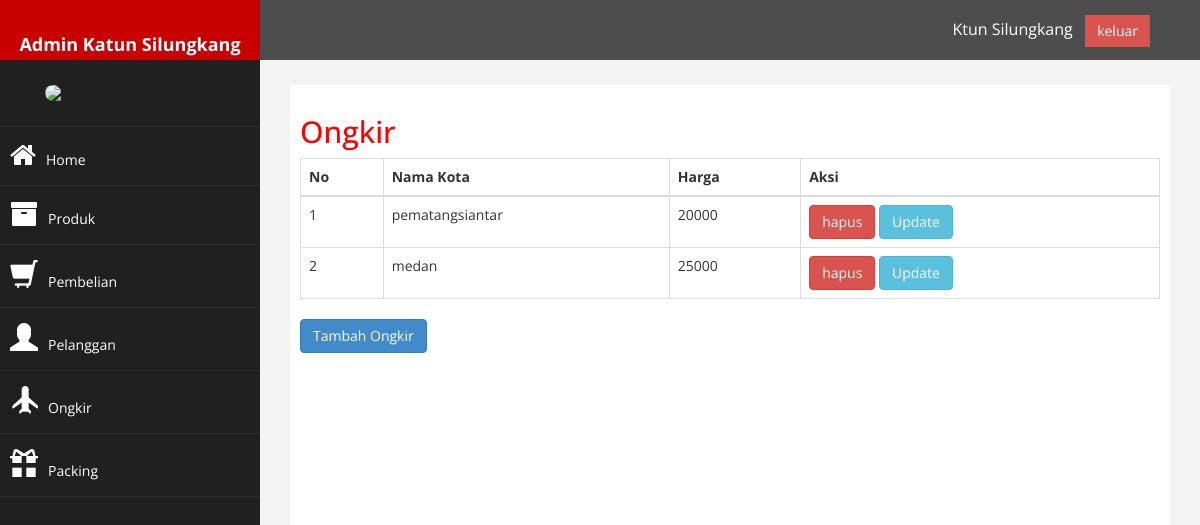
/admin/index.php?halaman=ongkir (signed in), run on the app's committed database.
### tables this page shows
CREATE TABLE `ongkir` (
  `id_ongkir` int(5) NOT NULL,
  `nama_kota` varchar(100) NOT NULL,
  `tarif` int(11) NOT NULL
);

### admin/ongkir.php (the view)
<h2>Ongkir</h2>
<table class="table table-bordered">
	<thead>
		<tr>
			<th>No</th>
			<th>Nama Kota</th>
			<th>Harga</th>
			<th>Aksi</th>
		</tr>
	</thead>
	<tbody>
		<?php $nomor=1; ?>
		<?php
		$ambil=$koneksi->query("SELECT * FROM ongkir"); ?>
		<?php while($pecah = $ambil->fetch_assoc()){ ?>
		<tr>
			<td><?php echo $nomor; ?></td>
			<td><?php echo $pecah['nama_kota']; ?></td>
			<td><?php echo $pecah['tarif']; ?></td>
			<td>
				<a href="index.php?halaman=hapusongkir&id=<?php echo $pecah['id_ongkir']; ?>" class="btn-danger btn">hapus</a>
				<a href="index.php?halaman=updateongkir&id=<?php echo $pecah['id_ongkir']; ?>" class="btn-info btn">Update</a>
			</td>
		</tr>
		<?php $nomor++; ?>
		<?php } ?>
	</tbody>
</table>
<a href="index.php?halaman=tambahongkir" class="btn btn-primary">Tambah Ongkir</a>

### admin/assets/css/custom.css (style rules this page uses)
body { font-family: 'Open Sans', sans-serif; }
h2 { color: #f00; }

### data on the page
ongkir: nama_kota "pematangsiantar", tarif "20000"
ongkir: nama_kota "medan", tarif "25000"
